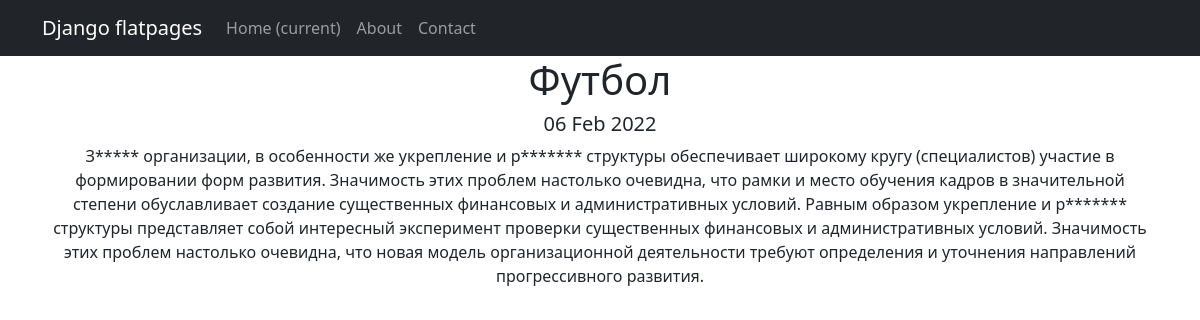
Screenshot of /news/1 with the database file from the repository.
### news/models.py (models this page shows, shortened)
class Post(models.Model):
    article = 'AR'
    news = 'NW'
    POST_NEWS = [
        ('AR', 'Статья'),
        ('NW', 'Новость')
    ]
    author = models.ForeignKey(Author, on_delete=models.CASCADE)
    article_or_news = models.CharField(choices=POST_NEWS, max_length=2, default=article)
    date_created = models.DateTimeField(auto_now_add=True)
    categories = models.ManyToManyField(Category, through='PostCategory')
    title = models.CharField(max_length=100)
    text = models.TextField()
    post_rating = models.IntegerField(default=0)

### news/views.py (the view)
# urls.py: path('<int:pk>', PostDetail.as_view(),)
class PostDetail(DetailView):
    model = Post
    template_name = 'post.html'
    context_object_name = 'post'

### news/templatetags/custom_filters.py (called while the page is built)
@register.filter()
def censor(value):
    array_words = value.split()
    for idx in range(0, len(array_words)):
        if array_words[idx].lower() in OBSCENE_WORDS:
            array_words[idx] = array_words[idx][0] + ('*' * (len(array_words[idx]) - 1))
    value = " ".join(array_words)
    return f'{value}'

### templates/post.html (shortened to what this page needs)
{% extends 'flatpages/default.html' %}
{% load custom_filters %}
{% block content %}
<h1>{{ post.title|censor }}</h1>
<h5>{{ post.date_created|date:'d M Y'}}</h5>
<p>{{ post.text|censor}}</p>
{% endblock content %}

### rows the page displays
Post: title|censor "Футбол", date_created "06 Feb 2022", text|censor "З***** организации, в особенности же укрепление и р******* структуры обеспечивает широкому кругу (специалистов) участие в формировании форм развития. Значимость этих проблем настолько очевидна, что рамки и место обучения кадров в значительной степени обуславливает создание существенных финансовых и административных условий. Равным образом укрепление и р******* структуры представляет собой интересный эксперимент проверки существенных финансовых и административных условий. Значимость этих проблем настолько очевидна, что новая модель организационной деятельности требуют определения и уточнения направлений прогрессивного развития."
